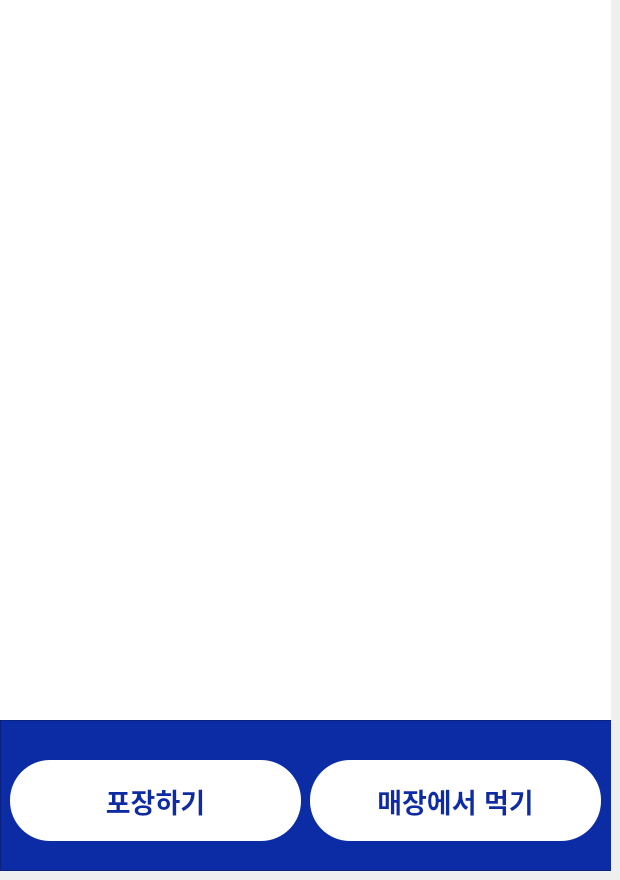
   <widget class="QWidget" name="page1">
    <widget class="QFrame" name="frame_4">
     <property name="geometry">
      <rect>
       <x>0</x>
       <y>0</y>
       <width>611</width>
       <height>871</height>
      </rect>
     </property>
     <property name="styleSheet">
      <string notr="true">background-color: rgb(255, 255, 255);</string>
     </property>
     <property name="frameShape">
      <enum>QFrame::StyledPanel</enum>
     </property>
     <property name="frameShadow">
      <enum>QFrame::Raised</enum>
     </property>
     <widget class="QLabel" name="label_54">
      <property name="geometry">
       <rect>
        <x>-620</x>
        <y>-40</y>
        <width>1231</width>
        <height>911</height>
       </rect>
      </property>
      <property name="text">
       <string/>
      </property>
      <property name="pixmap">
       <pixmap>image/main_img.png</pixmap>
      </property>
      <property name="scaledContents">
       <bool>true</bool>
      </property>
     </widget>
     <widget class="QFrame" name="frame_8">
      <property name="geometry">
       <rect>
        <x>0</x>
        <y>720</y>
        <width>621</width>
        <height>151</height>
       </rect>
      </property>
      <property name="styleSheet">
       <string notr="true">background-color: rgb(12, 44, 166);</string>
      </property>
      <property name="frameShape">
       <enum>QFrame::StyledPanel</enum>
      </property>
      <property name="frameShadow">
       <enum>QFrame::Raised</enum>
      </property>
      <widget class="QPushButton" name="btn_pick_up">
       <property name="geometry">
        <rect>
         <x>10</x>
         <y>40</y>
         <width>291</width>
         <height>81</height>
        </rect>
       </property>
       <property name="font">
        <font>
         <pointsize>20</pointsize>
         <weight>75</weight>
         <bold>true</bold>
        </font>
       </property>
       <property name="styleSheet">
        <string notr="true">color: rgb(12, 44, 166);
background-color: rgb(255, 255, 255);
border-radius:40px;
</string>
       </property>
       <property name="text">
        <string>포장하기</string>
       </property>
      </widget>
      <widget class="QPushButton" name="btn_in_store">
       <property name="geometry">
        <rect>
         <x>310</x>
         <y>40</y>
         <width>291</width>
         <height>81</height>
        </rect>
       </property>
       <property name="font">
        <font>
         <pointsize>20</pointsize>
         <weight>75</weight>
         <bold>true</bold>
        </font>
       </property>
       <property name="styleSheet">
        <string notr="true">color: rgb(12, 44, 166);
background-color: rgb(255, 255, 255);
border-radius:40px;
</string>
       </property>
       <property name="text">
        <string>매장에서 먹기</string>
       </property>
      </widget>
     </widget>
    </widget>
   </widget>
